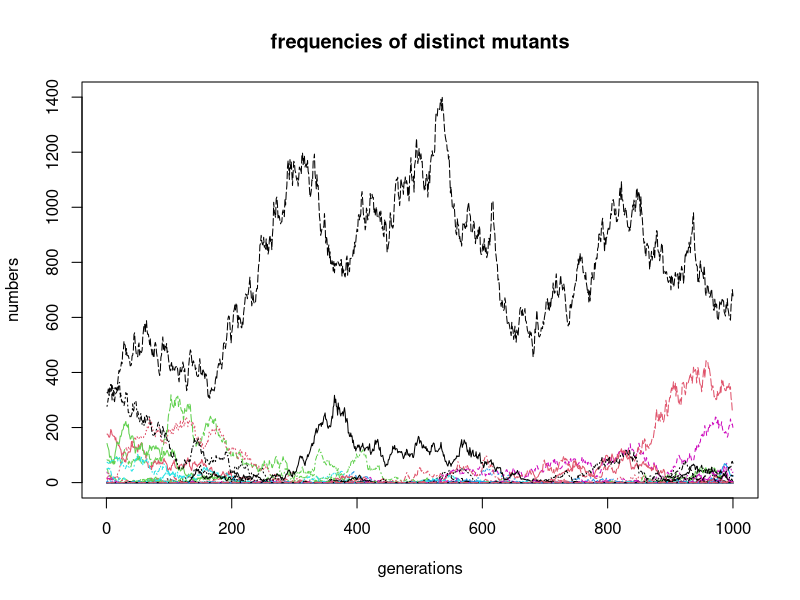
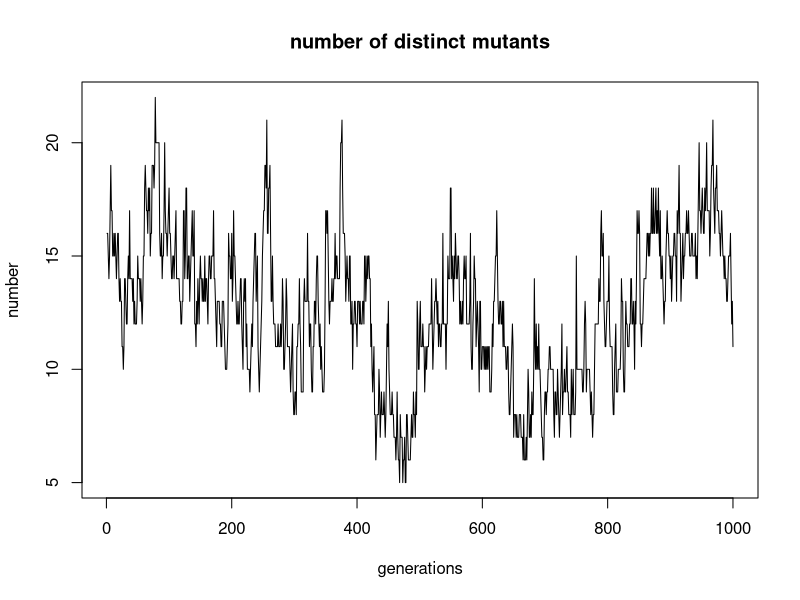
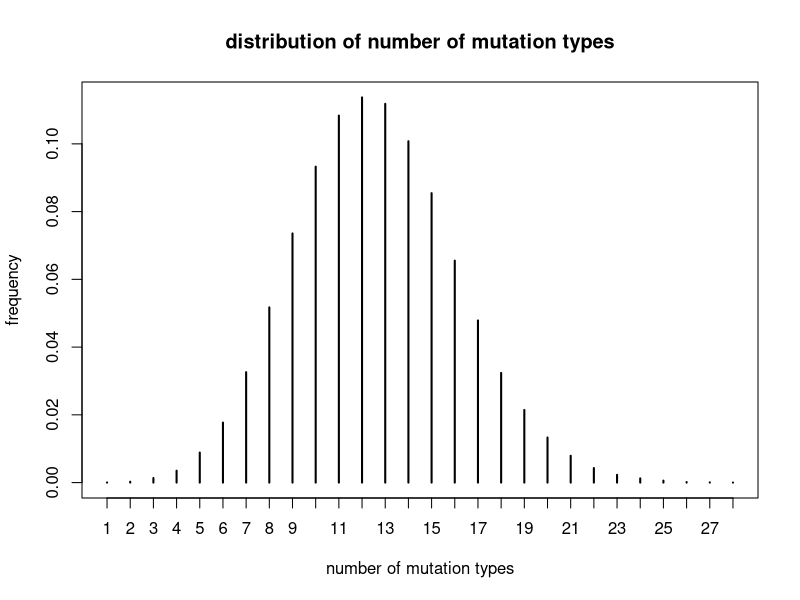
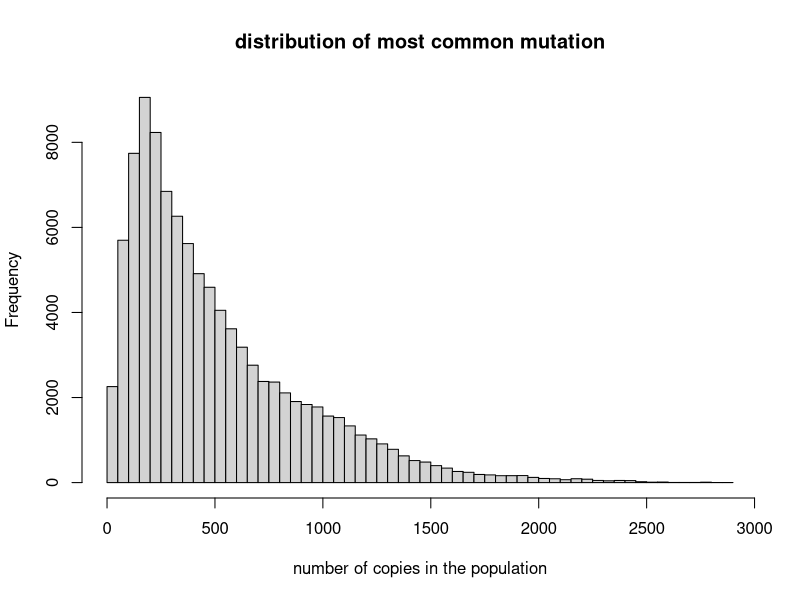
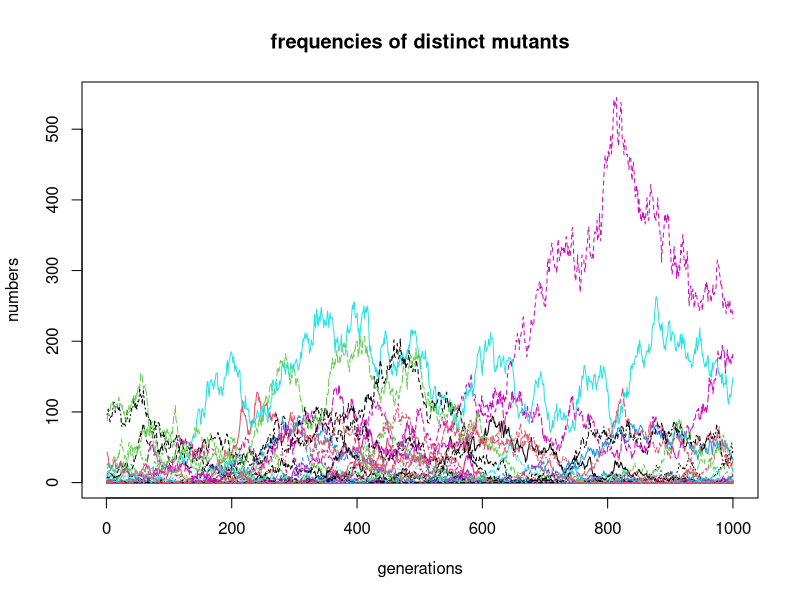
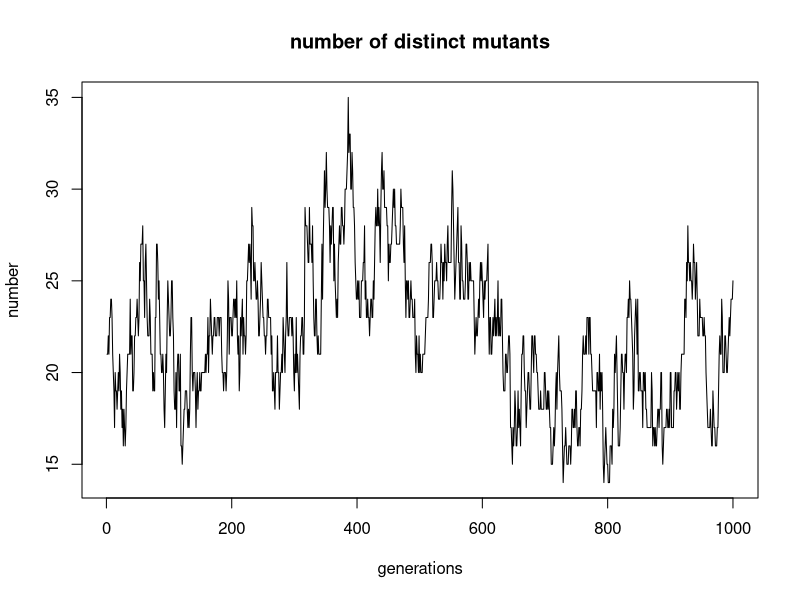
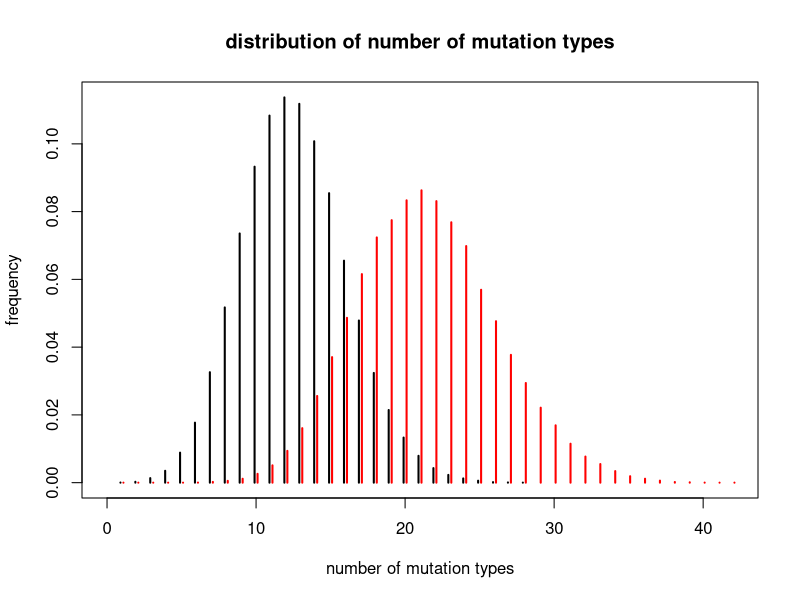
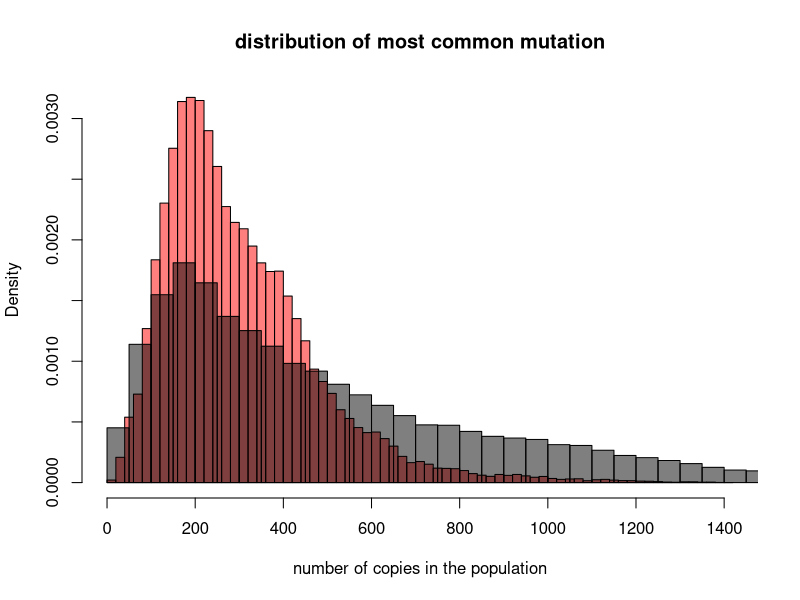

R code for these plots, in order:
## ---- chunk 1
fig.dim <- 5
knitr::opts_chunk$set(fig.height=fig.dim,fig.width=2*fig.dim,fig.align='center')
## ---- chunk 2
    sim_muts <- function (ngens,offspring,muN=mu*N,mu,N,max.muts=muN*100,z0=0) {
        z <- matrix(0L,nrow=max.muts,ncol=ngens)
        z[,1] <- z0
        for (k in 2:ngens) {
            z[,k] <- offspring(z[,k-1])
            new.muts <- sample(which(z[,k]==0), rpois(1,muN)) # errors if max.muts isn't big enough
            z[new.muts,k] <- 1
        }
        return(z)
    }
    s <- 0.001
    # get it started
    history <- sim_muts(ngens=1000,offspring=function(z){rpois(length(z),lambda=(1-s)*z)},muN=1,max.muts=200)
    history <- sim_muts(ngens=1000,offspring=function(z){rpois(length(z),lambda=(1-s)*z)},muN=1,max.muts=200,z0=history[,1000])
    matplot(t(history),type='l',main="frequencies of distinct mutants",xlab="generations",ylab="numbers")
    plot(colSums(history>0),type='l',main="number of distinct mutants",xlab="generations",ylab="number")
## ---- chunk 3
    pois.hist <- sim_muts(ngens=100000,offspring=function(z){rpois(length(z),lambda=(1-s)*z)},muN=1,max.muts=200,z0=history[,ncol(history)])
    plot( table( colSums(pois.hist>0) )/ncol(pois.hist), ylab="frequency", xlab="number of mutation types", main="distribution of number of mutation types" )
    hist( apply(pois.hist,2,max), xlab="number of copies in the population", main="distribution of most common mutation", breaks=50 )
## ---- chunk 4
    # hm, this one needs longer to reach equilibrium
    binom.fn <- function(z){rbinom(length(z),size=2*z,prob=(1-s)/2)}
    history <- sim_muts(ngens=1000,offspring=binom.fn,muN=1,max.muts=200)
    history <- sim_muts(ngens=1000,offspring=binom.fn,muN=1,max.muts=200,z0=history[,1000])
    matplot(t(history),type='l',main="frequencies of distinct mutants",xlab="generations",ylab="numbers")
    plot(colSums(history>0),type='l',main="number of distinct mutants",xlab="generations",ylab="number")
## ---- chunk 5
    binom.hist <- sim_muts(ngens=100000,offspring=binom.fn,muN=1,max.muts=200,z0=history[,1000])
    binom.counts <- tabulate(colSums(binom.hist>0))/ncol(binom.hist)
    pois.counts <- tabulate(colSums(pois.hist>0))/ncol(pois.hist)
    # plot number of types
    plot(x=seq_along(pois.counts)-0.1, y=pois.counts, type='h', lwd=2, ylab="frequency", 
            xlab="number of mutation types", main="distribution of number of mutation types",
            xlim=c(0,max(length(pois.counts),length(binom.counts)))
        )
    points(x=seq_along(binom.counts)+0.1, y=binom.counts, type='h', lwd=2, col='red' )
    # and size of largest type
    hist( apply(binom.hist,2,max), breaks=50, col=adjustcolor("red",0.5), freq=FALSE, 
        xlab="number of copies in the population", main="distribution of most common mutation"  )
    hist( apply(pois.hist,2,max), breaks=50, col=adjustcolor("black",0.5), freq=FALSE, add=TRUE )
## ---- chunk 6
sim_lifetime <- function (ngens,offspring,z=1,...) {
    k <- 1
    while ( k<ngens ) {
        z <- sum(offspring(z,...)) 
        if (z==0) { break; } else { k <- k+1 }
    }
    return(k-1)
}

ngens <- 1e8
svals <- 10^(seq(-4,-2,length.out=10))
nreps <- 1e4

pois.lts <- lapply(svals, function (s) { replicate( nreps, sim_lifetime(ngens,rpois,lambda=1-s) ) } )
pois.means <- sapply( pois.lts, mean, na.rm=TRUE )
pois.sds <- sapply( pois.lts, sd, na.rm=TRUE )

geom.lts <- lapply(svals, function (s) { replicate( nreps, sim_lifetime(ngens,rgeom,prob=1/(2-s)) ) } )
geom.means <- sapply( geom.lts, mean, na.rm=TRUE )
geom.sds <- sapply( geom.lts, sd, na.rm=TRUE )

bif.lts <- lapply( svals, function (s) { replicate( nreps, sim_lifetime(ngens,rbinom,size=2,prob=(1-s)/2)) } )
bif.means <- sapply( bif.lts, mean, na.rm=TRUE )
bif.sds <- sapply( bif.lts, sd, na.rm=TRUE )

layout(t(1:2))

plot( svals, pois.means, col='red', ylim=range(pois.means,geom.means,bif.means) )
arrows( x0=svals, y0=pois.means-2*pois.sds/sqrt(nreps), y1=pois.means+2*pois.sds/sqrt(nreps), angle=90, code=3, col='red' )
points( svals, geom.means, col='blue' )
arrows( x0=svals, y0=geom.means-2*geom.sds/sqrt(nreps), y1=geom.means+2*geom.sds/sqrt(nreps), angle=90, code=3, col='blue' )
points( svals, bif.means, col='green' )
arrows( x0=svals, y0=bif.means-2*bif.sds/sqrt(nreps), y1=bif.means+2*bif.sds/sqrt(nreps), angle=90, code=3, col='green' )

plot( svals, pois.means, col='red', ylim=range(pois.means,geom.means,bif.means), log='xy' )
arrows( x0=svals, y0=pois.means-2*pois.sds/sqrt(nreps), y1=pois.means+2*pois.sds/sqrt(nreps), angle=90, code=3, col='red' )
abline( coef( lm( log10(pois.means) ~ log10(svals) ) ), untf=FALSE, col='red' )
points( svals, geom.means, col='blue' )
arrows( x0=svals, y0=geom.means-2*geom.sds/sqrt(nreps), y1=geom.means+2*geom.sds/sqrt(nreps), angle=90, code=3, col='blue' )
abline( coef( lm( log10(geom.means) ~ log10(svals) ) ), untf=FALSE, col='blue' )
points( svals, bif.means, col='green' )
arrows( x0=svals, y0=bif.means-2*bif.sds/sqrt(nreps), y1=bif.means+2*bif.sds/sqrt(nreps), angle=90, code=3, col='green' )
abline( coef( lm( log10(bif.means) ~ log10(svals) ) ), untf=FALSE, col='green' )

coefs <- rbind(
        poisson=coef( lm( log(pois.means) ~ log(svals) ) ),
        geometric=coef( lm( log(geom.means) ~ log(svals) ) ),
        bifurcating=coef( lm( log(bif.means) ~ log(svals) ) )
    )
coefs
